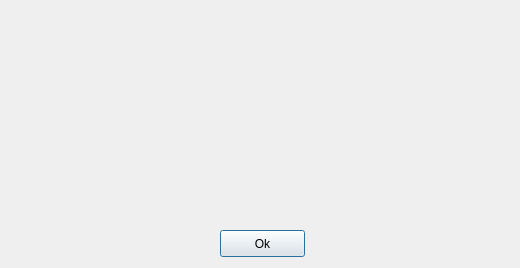
<ui version="4.0" >
 <class>AboutBox</class>
 <widget class="QDialog" name="AboutBox" >
  <property name="geometry" >
   <rect>
    <x>0</x>
    <y>0</y>
    <width>520</width>
    <height>268</height>
   </rect>
  </property>
  <property name="windowTitle" >
   <string>About MdispQt</string>
  </property>
  <property name="autoFillBackground" >
   <bool>true</bool>
  </property>
  <widget class="QPushButton" name="pushButton" >
   <property name="geometry" >
    <rect>
     <x>220</x>
     <y>230</y>
     <width>85</width>
     <height>27</height>
    </rect>
   </property>
   <property name="text" >
    <string>Ok</string>
   </property>
  </widget>
  <widget class="QWidget" name="gridLayoutWidget" >
   <property name="geometry" >
    <rect>
     <x>0</x>
     <y>0</y>
     <width>541</width>
     <height>215</height>
    </rect>
   </property>
   <layout class="QGridLayout" >
    <property name="margin" >
     <number>0</number>
    </property>
    <property name="spacing" >
     <number>6</number>
    </property>
    <item row="0" column="0" >
     <widget class="QLabel" name="label" >
      <property name="text" >
       <string/>
      </property>
      <property name="pixmap" >
       <pixmap resource="mdispqt.qrc" >:/images/about.png</pixmap>
      </property>
     </widget>
    </item>
   </layout>
  </widget>
 </widget>
 <resources>
  <include location="mdispqt.qrc" />
 </resources>
 <connections>
  <connection>
   <sender>pushButton</sender>
   <signal>clicked()</signal>
   <receiver>AboutBox</receiver>
   <slot>close()</slot>
   <hints>
    <hint type="sourcelabel" >
     <x>195</x>
     <y>273</y>
    </hint>
    <hint type="destinationlabel" >
     <x>199</x>
     <y>149</y>
    </hint>
   </hints>
  </connection>
 </connections>
</ui>
